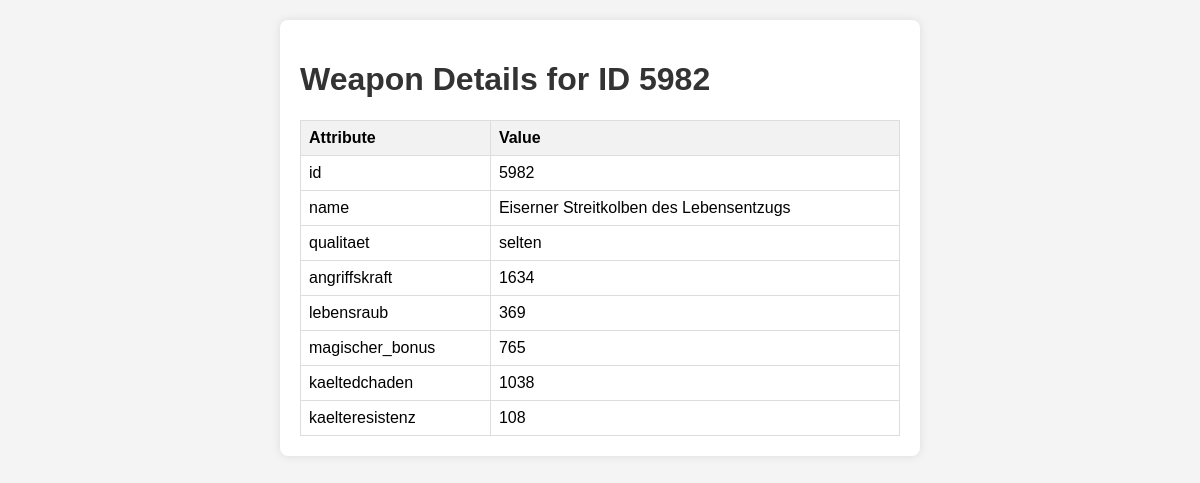
Page /get_weapon_details.php?weapon_id=5982 on the committed database.
### tables this page shows
CREATE TABLE `waffen` (
  `id` int(11) NOT NULL,
  `name` varchar(255) NOT NULL,
  `qualitaet` varchar(10) NOT NULL,
  `angriffskraft` int(11) NOT NULL,
  `magiestaerke` int(11) DEFAULT NULL,
  `lebensraub` int(11) DEFAULT NULL,
  `kritischer_treffer` int(11) DEFAULT NULL,
  `magischer_bonus` int(11) DEFAULT NULL,
  `feuerschaden` int(11) DEFAULT NULL,
  `kaeltedchaden` int(11) DEFAULT NULL,
  `blitzschaden` int(11) DEFAULT NULL,
  `giftschaden` int(11) DEFAULT NULL,
  `ruestungsdurchdringung` int(11) DEFAULT NULL,
  `verteidigung` int(11) DEFAULT NULL,
  `feuerresistenz` int(11) DEFAULT NULL,
  `blitzresistenz` int(11) DEFAULT NULL,
  `giftresistenz` int(11) DEFAULT NULL,
  `kaelteresistenz` int(11) DEFAULT NULL
);

### get_weapon_details.php (the view, shortened to what this page needs)
<?php
include "connex.php";
function getWeaponDetails($weaponId, $conn) {
    $weaponId = intval($weaponId);
    $sql = "SELECT * FROM waffen WHERE id = $weaponId";
    $result = $conn->query($sql);
    if ($result->num_rows > 0) {
        $row = $result->fetch_assoc();
        return $row;
    } else {
        return null;
    }
}
$weaponIdToGet = $_GET['weapon_id'];
$weaponDetails = getWeaponDetails($weaponIdToGet, $conn);
?>
<!DOCTYPE html>
<html lang="en">
<head>
</head>
<body>
<div class="container">
    <h1>Weapon Details for ID <?php echo $weaponIdToGet; ?></h1>
    <?php if ($weaponDetails): ?>
        <table>
            <tr>
                <th>Attribute</th>
                <th>Value</th>
            </tr>
            <?php foreach ($weaponDetails as $attribute => $value): ?>
                <?php if ($value !== null): ?>
                    <tr>
                        <td><?php echo htmlspecialchars($attribute); ?></td>
                        <td><?php echo htmlspecialchars($value); ?></td>
                    </tr>
                <?php endif; ?>
            <?php endforeach; ?>
        </table>
    <?php else: ?>
        <p>Weapon with ID <?php echo $weaponIdToGet; ?> not found.</p>
    <?php endif; ?>
</div>
</body>
</html>

### get_weapon_details.php (style rules this page uses)
body { font-family: Arial, sans-serif; background-color: #f4f4f4; margin: 20px; }
.container { max-width: 600px; margin: 0 auto; background-color: #fff; padding: 20px; border-radius: 8px; box-shadow: 0 0 10px rgba(0, 0, 0, 0.1); }
h1 { color: #333; }
table { width: 100%; border-collapse: collapse; margin-top: 20px; }
th, td { border: 1px solid #ddd; padding: 8px; text-align: left; }
th { background-color: #f2f2f2; }

### rows in the picture
waffen: id "5982", name "Eiserner Streitkolben des Lebensentzugs", qualitaet "selten", angriffskraft "1634", lebensraub "369", magischer_bonus "765", kaeltedchaden "1038", kaelteresistenz "108"

### other values in the picture
$weaponIdToGet "5982"
$attribute "id"
$attribute "name"
$attribute "qualitaet"
$attribute "angriffskraft"
$attribute "lebensraub"
$attribute "magischer_bonus"
$attribute "kaeltedchaden"
$attribute "kaelteresistenz"
